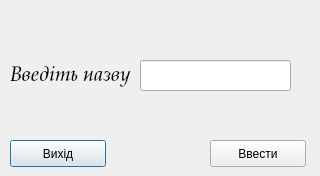
<?xml version="1.0" encoding="UTF-8"?>
<ui version="4.0">
 <class>Dialog</class>
 <widget class="QDialog" name="Dialog">
  <property name="geometry">
   <rect>
    <x>0</x>
    <y>0</y>
    <width>320</width>
    <height>176</height>
   </rect>
  </property>
  <property name="windowTitle">
   <string>Dialog</string>
  </property>
  <widget class="QLineEdit" name="lineEdit">
   <property name="geometry">
    <rect>
     <x>140</x>
     <y>60</y>
     <width>151</width>
     <height>31</height>
    </rect>
   </property>
  </widget>
  <widget class="QLabel" name="label">
   <property name="geometry">
    <rect>
     <x>10</x>
     <y>60</y>
     <width>131</width>
     <height>31</height>
    </rect>
   </property>
   <property name="font">
    <font>
     <family>URW Palladio L</family>
     <pointsize>16</pointsize>
     <weight>50</weight>
     <italic>true</italic>
     <bold>false</bold>
    </font>
   </property>
   <property name="frameShadow">
    <enum>QFrame::Plain</enum>
   </property>
   <property name="text">
    <string>Введіть назву </string>
   </property>
  </widget>
  <widget class="QPushButton" name="Vuhod">
   <property name="geometry">
    <rect>
     <x>10</x>
     <y>140</y>
     <width>96</width>
     <height>27</height>
    </rect>
   </property>
   <property name="text">
    <string>Вихід</string>
   </property>
  </widget>
  <widget class="QPushButton" name="Vvod">
   <property name="geometry">
    <rect>
     <x>210</x>
     <y>140</y>
     <width>96</width>
     <height>27</height>
    </rect>
   </property>
   <property name="text">
    <string>Ввести</string>
   </property>
  </widget>
 </widget>
 <resources/>
 <connections/>
</ui>
